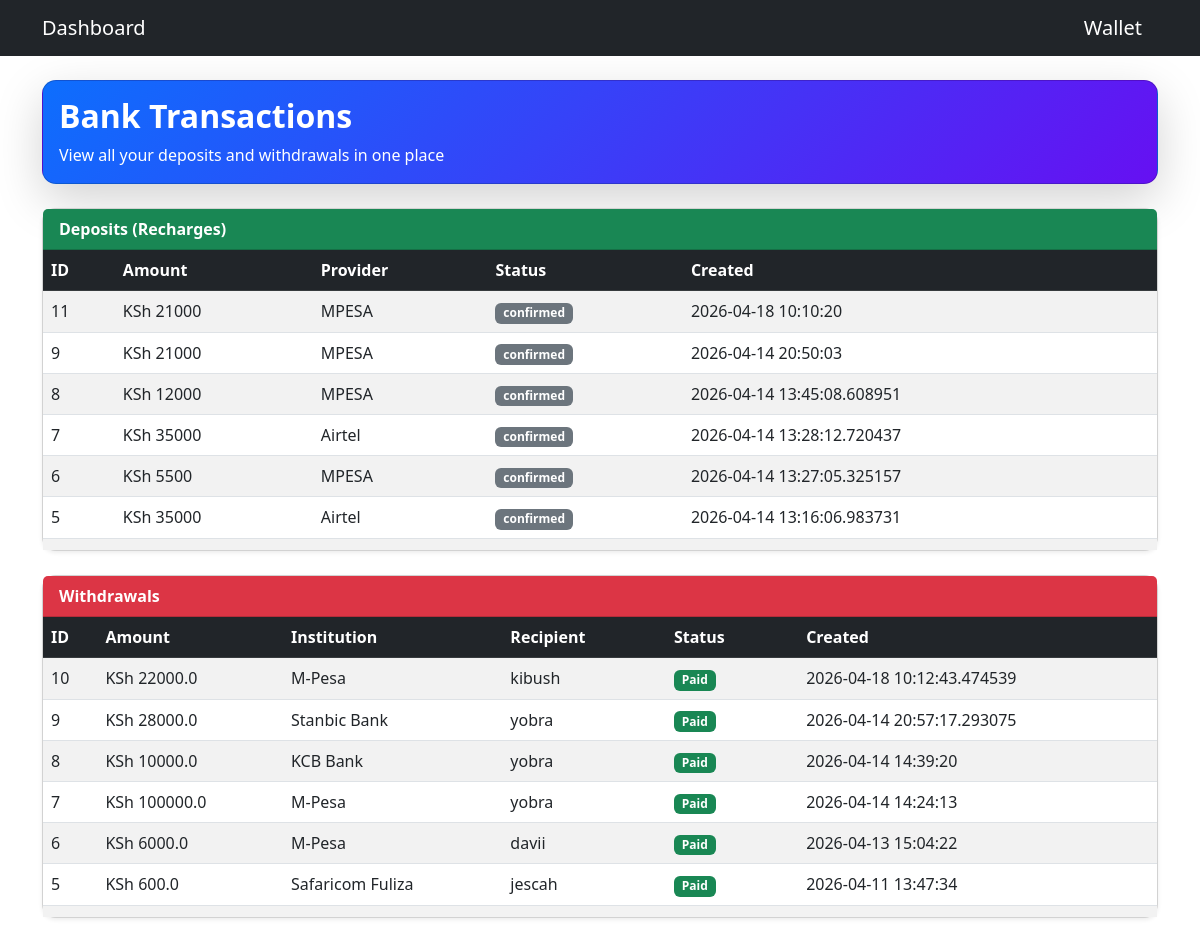
Page /bank-history (signed in) on the committed database.
### models.py (models this page shows)
class Recharge(db.Model):
    __tablename__ = "recharges"
    id = db.Column(db.Integer, primary_key=True, autoincrement=True)
    user_id = db.Column(db.Integer, db.ForeignKey("user.id"), nullable=False)
    amount = db.Column(db.Integer, nullable=False)
    provider = db.Column(db.String(50), nullable=False)
    transaction_id = db.Column(db.String(100), nullable=False)
    screenshot_filename = db.Column(db.String(200))
    status = db.Column(db.String(20), default="pending", nullable=False)
    created_at = db.Column(db.DateTime, default=db.func.now(), nullable=False)
    user = db.relationship("User", back_populates="recharges")

class Withdrawal(db.Model):
    __tablename__ = "withdrawals"
    id = db.Column(db.Integer, primary_key=True)
    user_id = db.Column(db.Integer, db.ForeignKey("user.id"), nullable=False)
    account_number = db.Column(db.String(100), nullable=False)
    recipient_name = db.Column(db.String(100), nullable=False)
    bank_name = db.Column(db.String(100), nullable=False)
    amount = db.Column(db.Float, nullable=False)
    status = db.Column(db.String(50), default="Pending", nullable=False)
    note = db.Column(db.String(255), nullable=True)
    created_at = db.Column(db.DateTime, default=db.func.now(), nullable=False)
    user = db.relationship("User", back_populates="withdrawals")

### app.py (the view)
@app.route("/bank-history")
@login_required
def bank_history():
    recharges = Recharge.query.filter_by(user_id=current_user.id).order_by(Recharge.created_at.desc()).all()
    withdrawals = Withdrawal.query.filter_by(user_id=current_user.id).order_by(Withdrawal.created_at.desc()).all()
    return render_template("bank_history.html", recharges=recharges, withdrawals=withdrawals)

### app.py (called while the page is built)
@login_manager.user_loader
def load_user(user_id):
    return User.query.get(int(user_id))

@app.before_request
def restrict_admin_pages():
    if request.path.startswith("/admin"):
        if not current_user.is_authenticated:
            return redirect(url_for("login"))
        if not getattr(current_user, "is_admin", False):
            return "Unauthorized", 403

### templates/bank_history.html
{% extends "base.html" %}
{% block content %}
<div class="card mb-4 shadow-lg" style="border-radius:14px; background:linear-gradient(135deg,#0d6efd,#6610f2); color:white;">
  <div class="card-body">
    <h2 class="fw-bold">Bank Transactions</h2>
    <p class="mb-0">View all your deposits and withdrawals in one place</p>
  </div>
</div>
<div class="card mb-4 shadow-sm" style="border-radius:14px;">
  <div class="card-header bg-success text-white fw-bold">Deposits (Recharges)</div>
  <div class="card-body p-0">
    <div class="table-responsive" style="max-height:300px;">
      <table class="table table-striped table-hover mb-0">
        <thead class="table-dark">
          <tr>
            <th>ID</th>
            <th>Amount</th>
            <th>Provider</th>
            <th>Status</th>
            <th>Created</th>
          </tr>
        </thead>
        <tbody>
          {% for r in recharges %}
          <tr>
            <td>{{ r.id }}</td>
            <td>KSh {{ r.amount }}</td>
            <td>{{ r.provider }}</td>
            <td>
              {% if r.status == 'paid' %}
                <span class="badge bg-success">Paid</span>
              {% elif r.status == 'pending' %}
                <span class="badge bg-warning text-dark">Pending</span>
              {% elif r.status == 'rejected' %}
                <span class="badge bg-danger">Rejected</span>
              {% else %}
                <span class="badge bg-secondary">{{ r.status }}</span>
              {% endif %}
            </td>
            <td>{{ r.created_at }}</td>
          </tr>
          {% endfor %}
        </tbody>
      </table>
    </div>
  </div>
</div>
<div class="card mb-4 shadow-sm" style="border-radius:14px;">
  <div class="card-header bg-danger text-white fw-bold">Withdrawals</div>
  <div class="card-body p-0">
    <div class="table-responsive" style="max-height:300px;">
      <table class="table table-striped table-hover mb-0">
        <thead class="table-dark">
          <tr>
            <th>ID</th>
            <th>Amount</th>
            <th>Institution</th>
            <th>Recipient</th>
            <th>Status</th>
            <th>Created</th>
          </tr>
        </thead>
        <tbody>
          {% for w in withdrawals %}
          <tr>
            <td>{{ w.id }}</td>
            <td>KSh {{ w.amount }}</td>
            <td>{{ w.bank_name }}</td>
            <td>{{ w.recipient_name }}</td>
            <td>
              {% if w.status == 'Paid' %}
                <span class="badge bg-success">Paid</span>
              {% elif w.status == 'Pending' %}
                <span class="badge bg-warning text-dark">Pending</span>
              {% elif w.status == 'Rejected' %}
                <span class="badge bg-danger">Rejected</span>
              {% else %}
                <span class="badge bg-secondary">{{ w.status }}</span>
              {% endif %}
            </td>
            <td>{{ w.created_at }}</td>
          </tr>
          {% endfor %}
        </tbody>
      </table>
    </div>
  </div>
</div>
{% endblock %}

### rows in the picture
Recharge: id "11", amount "21000", provider "MPESA", status "confirmed", created_at "2026-04-18 10:10:20"
Recharge: id "9", amount "21000", provider "MPESA", status "confirmed", created_at "2026-04-14 20:50:03"
Recharge: id "8", amount "12000", provider "MPESA", status "confirmed", created_at "2026-04-14 13:45:08.608951"
Recharge: id "7", amount "35000", provider "Airtel", status "confirmed", created_at "2026-04-14 13:28:12.720437"
Recharge: id "6", amount "5500", provider "MPESA", status "confirmed", created_at "2026-04-14 13:27:05.325157"
Recharge: id "5", amount "35000", provider "Airtel", status "confirmed", created_at "2026-04-14 13:16:06.983731"
Withdrawal: id "10", amount "22000.0", bank_name "M-Pesa", recipient_name "kibush", status "Paid", created_at "2026-04-18 10:12:43.474539"
Withdrawal: id "9", amount "28000.0", bank_name "Stanbic Bank", recipient_name "yobra", status "Paid", created_at "2026-04-14 20:57:17.293075"
Withdrawal: id "8", amount "10000.0", bank_name "KCB Bank", recipient_name "yobra", status "Paid", created_at "2026-04-14 14:39:20"
Withdrawal: id "7", amount "100000.0", bank_name "M-Pesa", recipient_name "yobra", status "Paid", created_at "2026-04-14 14:24:13"
Withdrawal: id "6", amount "6000.0", bank_name "M-Pesa", recipient_name "davii", status "Paid", created_at "2026-04-13 15:04:22"
Withdrawal: id "5", amount "600.0", bank_name "Safaricom Fuliza", recipient_name "jescah", status "Paid", created_at "2026-04-11 13:47:34"
